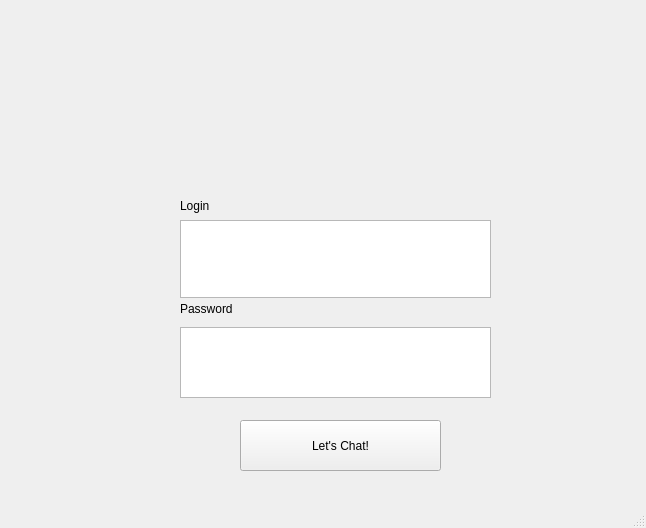
<?xml version="1.0" encoding="UTF-8"?>
<ui version="4.0">
 <class>MainWindow</class>
 <widget class="QMainWindow" name="MainWindow">
  <property name="geometry">
   <rect>
    <x>0</x>
    <y>0</y>
    <width>646</width>
    <height>528</height>
   </rect>
  </property>
  <property name="windowTitle">
   <string>MainWindow</string>
  </property>
  <widget class="QWidget" name="centralwidget">
   <widget class="QLabel" name="label">
    <property name="geometry">
     <rect>
      <x>140</x>
      <y>20</y>
      <width>371</width>
      <height>191</height>
     </rect>
    </property>
    <property name="text">
     <string/>
    </property>
    <property name="pixmap">
     <pixmap>MyOwn.png</pixmap>
    </property>
   </widget>
   <widget class="QPlainTextEdit" name="PasswordPlainTextEdit">
    <property name="geometry">
     <rect>
      <x>180</x>
      <y>327</y>
      <width>311</width>
      <height>71</height>
     </rect>
    </property>
   </widget>
   <widget class="QLabel" name="label_2">
    <property name="geometry">
     <rect>
      <x>180</x>
      <y>190</y>
      <width>161</width>
      <height>31</height>
     </rect>
    </property>
    <property name="text">
     <string>Login</string>
    </property>
   </widget>
   <widget class="QLabel" name="label_3">
    <property name="geometry">
     <rect>
      <x>180</x>
      <y>300</y>
      <width>68</width>
      <height>17</height>
     </rect>
    </property>
    <property name="text">
     <string>Password</string>
    </property>
   </widget>
   <widget class="QPushButton" name="pushButton">
    <property name="geometry">
     <rect>
      <x>240</x>
      <y>420</y>
      <width>201</width>
      <height>51</height>
     </rect>
    </property>
    <property name="text">
     <string>Let's Chat!</string>
    </property>
   </widget>
   <widget class="QPlainTextEdit" name="LoginPlainTextEdit">
    <property name="geometry">
     <rect>
      <x>180</x>
      <y>220</y>
      <width>311</width>
      <height>78</height>
     </rect>
    </property>
   </widget>
  </widget>
  <widget class="QMenuBar" name="menubar">
   <property name="geometry">
    <rect>
     <x>0</x>
     <y>0</y>
     <width>646</width>
     <height>25</height>
    </rect>
   </property>
  </widget>
  <widget class="QStatusBar" name="statusbar"/>
 </widget>
 <resources/>
 <connections/>
</ui>
